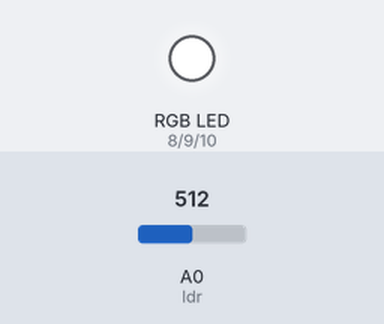
The sketch below on a simulated Arduino Uno, built with avr-gcc and run on an emulated ATmega328P. On the bench: an RGB LED mixed from three pins (HIGH = lit). Inputs (shaded band) come from the test bench; at power-on: A0 (ldr) = 512. What the sketch prints to the serial monitor is not drawn.

Above: at 0.1 s.
Timing chart, 0 to 1.6 s (numbered marks = the images above):
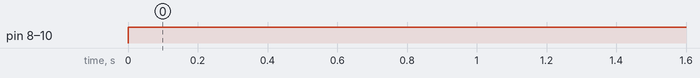

Measured:
- by itself, pin 8 (ledR), pin 9 (ledG), pin 10 (ledB): LOW → HIGH at 0.00 s

The sketch:

ldr_led_rgb.ino
```cpp
int ledR=8;
int ledG=9;
int ledB=10;
#define ldr A0

int ldrValue;
int rValue;
int gValue;
int bValue;

void setup() {
  Serial.begin (9600);
  pinMode(ledR, OUTPUT);
  pinMode(ledG, OUTPUT);
  pinMode(ledB, OUTPUT);
  //pinMode(ldr, INPUT);
}

void loop() {
  digitalWrite(ledR, HIGH);
  digitalWrite(ledG, HIGH);
  digitalWrite(ledB, HIGH);
  int ldrValue = analogRead(ldr);
  Serial.println(ldrValue);
  delay(500);
}
```
